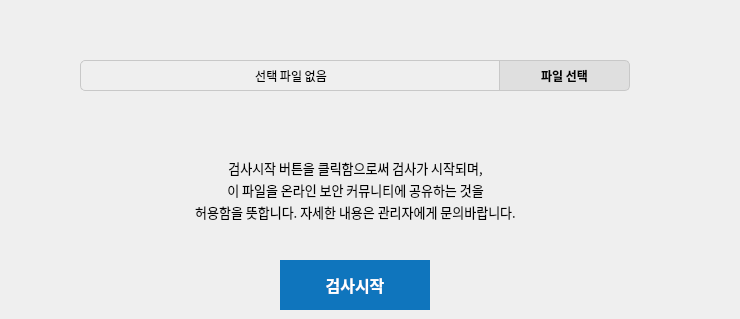
   <widget class="QWidget" name="tab1">
    <property name="styleSheet">
     <string notr="true"/>
    </property>
    <attribute name="title">
     <string>파일선택</string>
    </attribute>
    <widget class="QLabel" name="selected_file">
     <property name="geometry">
      <rect>
       <x>80</x>
       <y>60</y>
       <width>421</width>
       <height>31</height>
      </rect>
     </property>
     <property name="font">
      <font>
       <family>Agency FB</family>
       <pointsize>9</pointsize>
       <weight>50</weight>
       <bold>false</bold>
      </font>
     </property>
     <property name="layoutDirection">
      <enum>Qt::LeftToRight</enum>
     </property>
     <property name="styleSheet">
      <string notr="true">border: 1px solid rgb(200, 200, 200);
border-top-left-radius:5px;
border-bottom-left-radius: 5px;
border-right:0px;</string>
     </property>
     <property name="text">
      <string>선택 파일 없음</string>
     </property>
     <property name="alignment">
      <set>Qt::AlignCenter</set>
     </property>
    </widget>
    <widget class="QToolButton" name="fileopenBtn">
     <property name="geometry">
      <rect>
       <x>499</x>
       <y>60</y>
       <width>131</width>
       <height>31</height>
      </rect>
     </property>
     <property name="font">
      <font>
       <family>Agency FB</family>
       <pointsize>9</pointsize>
       <weight>75</weight>
       <bold>true</bold>
      </font>
     </property>
     <property name="cursor">
      <cursorShape>PointingHandCursor</cursorShape>
     </property>
     <property name="styleSheet">
      <string notr="true">border: 1px solid rgb(200, 200, 200);
border-top-right-radius:5px;
border-bottom-right-radius: 5px;
background-color: rgb(223, 223, 223);
font-weight:bold;
</string>
     </property>
     <property name="text">
      <string>파일 선택</string>
     </property>
    </widget>
    <widget class="QLabel" name="label_23">
     <property name="geometry">
      <rect>
       <x>-10</x>
       <y>140</y>
       <width>731</width>
       <height>91</height>
      </rect>
     </property>
     <property name="font">
      <font>
       <family>나눔고딕</family>
       <pointsize>10</pointsize>
      </font>
     </property>
     <property name="styleSheet">
      <string notr="true"/>
     </property>
     <property name="text">
      <string>&lt;html&gt;&lt;head/&gt;&lt;body&gt;
&lt;p align=&quot;center&quot; style='line-height:50%;'&gt;검사시작 버튼을 클릭함으로써 검사가 시작되며,&lt;/p&gt;
&lt;p align=&quot;center&quot; style='line-height:50%;'&gt;이 파일을 온라인 보안 커뮤니티에 공유하는 것을&lt;/p&gt;
&lt;p align=&quot;center&quot; style='line-height:50%;'&gt;허용함을 뜻합니다. 자세한 내용은 관리자에게 문의바랍니다.&lt;/p&gt;
&lt;/body&gt;&lt;/html&gt;</string>
     </property>
     <property name="alignment">
      <set>Qt::AlignCenter</set>
     </property>
    </widget>
    <widget class="QToolButton" name="toolButton">
     <property name="geometry">
      <rect>
       <x>280</x>
       <y>260</y>
       <width>150</width>
       <height>50</height>
      </rect>
     </property>
     <property name="font">
      <font>
       <family>맑은 고딕</family>
       <pointsize>12</pointsize>
       <weight>75</weight>
       <bold>true</bold>
      </font>
     </property>
     <property name="cursor">
      <cursorShape>PointingHandCursor</cursorShape>
     </property>
     <property name="styleSheet">
      <string notr="true">background-color: #0F75BD;
color: white;border:nono;</string>
     </property>
     <property name="text">
      <string>검사시작</string>
     </property>
    </widget>
   </widget>
